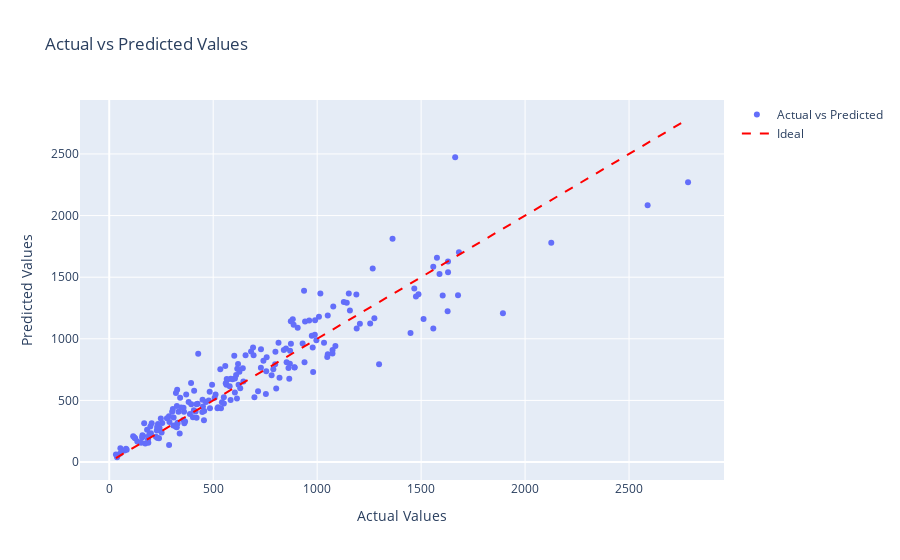

Notebook cell for this chart:
### Code cell
import plotly.graph_objects as go

# Predict on the test set
y_pred = model.predict(x_test)

# Create a scatter plot with actual vs predicted values
fig = go.Figure()

fig.add_trace(go.Scatter(
    x=y_test.flatten(),
    y=y_pred,
    mode='markers',
    name='Actual vs Predicted'
))

# Add a line representing the ideal case
fig.add_trace(go.Scatter(
    x=[min(y_test.flatten()), max(y_test.flatten())],
    y=[min(y_test.flatten()), max(y_test.flatten())],
    mode='lines',
    name='Ideal',
    line=dict(color='red', dash='dash')
))

fig.update_layout(
    title='Actual vs Predicted Values',
    xaxis_title='Actual Values',
    yaxis_title='Predicted Values',
    showlegend=True,
)

fig.show()

### Figure 1 — Plotly figure (JSON) as saved in the notebook; plotly's stock layout.template omitted (floating-point values rounded to 4 significant figures; data arrays with more than 128 entries replaced by an {"elided": "..."} marker saying what was removed)
{"data": [{"mode": "markers", "name": "Actual vs Predicted", "type": "scatter", "x": {"elided": "200 float values"}, "y": {"elided": "200 float values"}}, {"line": {"color": "red", "dash": "dash"}, "mode": "lines", "name": "Ideal", "type": "scatter", "x": [32.35, 2784.0], "y": [32.35, 2784.0]}], "layout": {"showlegend": true, "title": {"text": "Actual vs Predicted Values"}, "xaxis": {"title": {"text": "Actual Values"}}, "yaxis": {"title": {"text": "Predicted Values"}}}}
